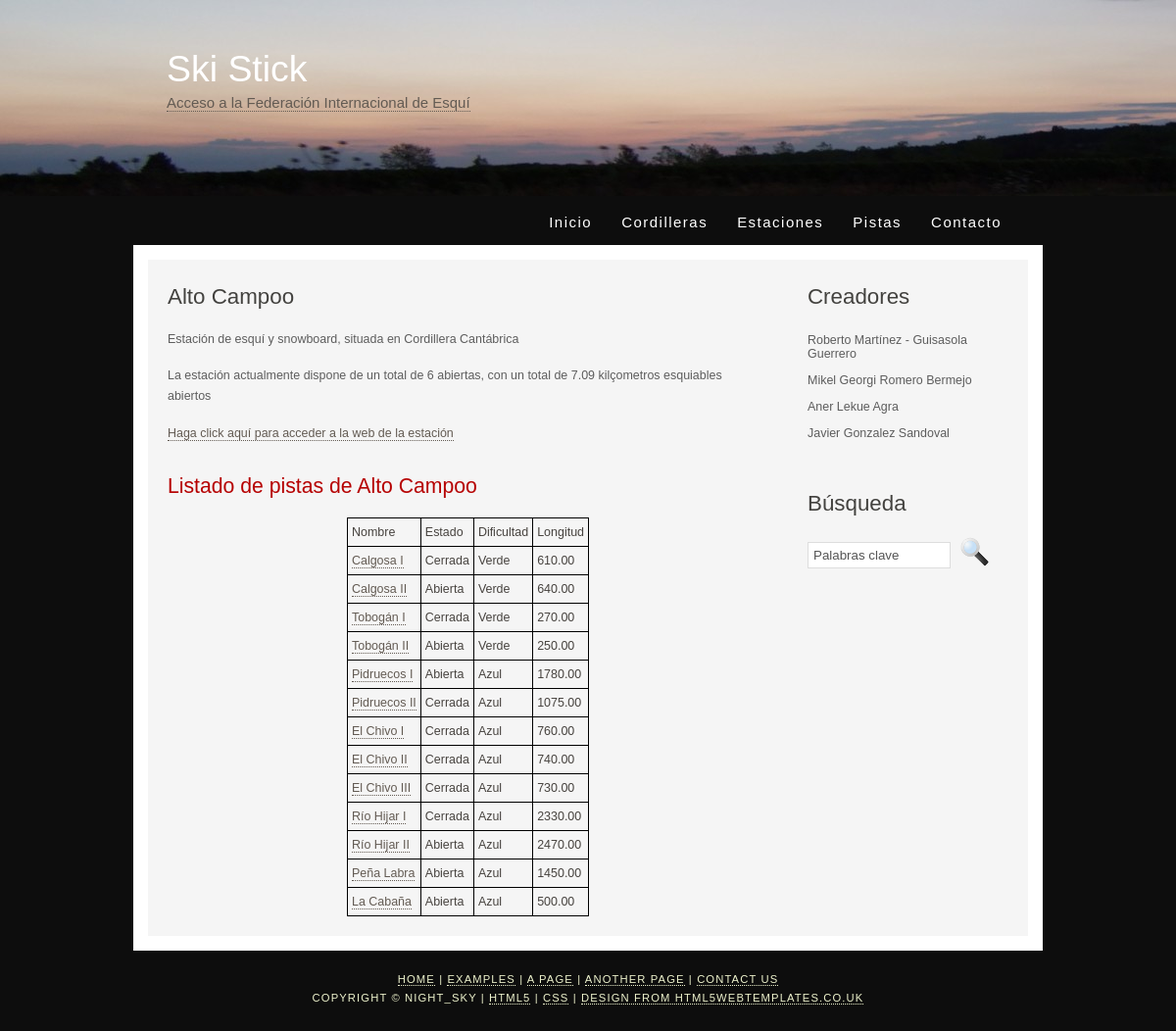
The app's page /estacion/16/ with its own data.
### appIW/models.py (models this page shows, shortened)
class Estacion(models.Model):
    cordillera = models.ForeignKey(Cordillera, on_delete=models.CASCADE)
    nombre = models.CharField(max_length=50)
    abierta = models.BooleanField()
    nPistas = models.IntegerField()
    nPistasTotales = models.IntegerField()
    nKilometros = models.DecimalField(decimal_places=2, max_digits=6)
    nKilometrosTotales = models.DecimalField(decimal_places=2, max_digits=6)
    enlacePagina = models.CharField(max_length=200)
    def __str__(self):
        return self.nombre

class Cordillera(models.Model):
    nombre = models.CharField(max_length=50)
    def __str__(self):
        return self.nombre

class Pista(models.Model):
    estacion = models.ForeignKey(Estacion, on_delete=models.CASCADE)
    nombre = models.CharField(max_length=50)
    abierta = models.BooleanField()
    dificultad = models.CharField(max_length=10)
    longitud = models.DecimalField(decimal_places=2, max_digits=6)

### appIW/views.py (the view)
# urls.py: path('estacion/<int:estacion_id>/', views.estacion, name='estacion'), #detalles de una estación de esquí
def estacion(request, estacion_id):
    estacion = get_object_or_404(Estacion, pk=estacion_id)
    pistas = estacion.pista_set.all()
    context = {'estacion': estacion, 'listaPistas': pistas}
    return render(request, 'appIW/estacion.html', context)

### appIW/templates/appIW/estacion.html (shortened to what this page needs)
{% extends "plantilla.html"%}
{% block contenido %}
<h1>{{estacion}}</h1>
<p>Estación de esquí y snowboard, situada en {{ estacion.cordillera }}</p>
{% if estacion.abierta%}
        <p>La estación actualmente dispone de un total de {{ estacion.nPistas }} abiertas, con un total de
		{{ estacion.nKilometros }} kilçometros esquiables abiertos</p>
{% else %}
<p>La estacion se encuentra cerrada actualmente</p>
{% endif %}
<p><a href="{{ estacion.enlacePagina }}">Haga click aquí para acceder a la web de la estación</a></p>
        {% block pistas %}
        <h2>Listado de pistas de {{estacion}}</h2>
        	{% if listaPistas %}
		  	<table style="margin: 0 auto;">
				<tr>
					<td>Nombre</td>
				 	<td>Estado</td>
					<td>Dificultad</td>
					<td>Longitud</td>
			  	</tr>
			  	{% for p in listaPistas %}
			  <tr>
				  <td><a href="/pista/{{p.id}}">{{p.nombre}}</a></td>
				  <td>{% if p.abierta %}
					  Abierta
					  {% else %}
					  Cerrada
					  {% endif %}
				  </td>
				  <td>{{ p.dificultad }}</td>
				  <td>{{ p.longitud }}</td>
			  </tr>
			  {% endfor %}
		  	</table>
		  {% else %}
		  <p>No existe ninguna pista en {{estacion}}</p>
		  {% endif %}
{% endblock %}
{% endblock %}

### appIW/static/style/style.css (style rules this page uses)
html { height: 100%; }
body { font-family: "lucida sans", arial, sans-serif; padding: 0px; margin: 0px; font-size: .78em; background: #0d0d0d; color: #5D5D5D; }
p { margin: 0px; padding: 0px 0px 16px 0px; line-height: 1.7em; }
h1, h2, h3, h4, h5, h6 { font: normal 179% 'century gothic', arial, sans-serif; color: #43423F; margin: 0 0 15px 0; padding: 15px 0 5px 0; }
h2 { font: normal 170% 'century gothic', arial, sans-serif; color: #B60000; }
a, a:hover { border-bottom: 1px dotted; color: #635B53; text-decoration: none; }
a { outline: none; }
table { margin: 10px 0 30px 0; border-collapse: collapse; }
table tr th, table tr td { background: #3B3B3B; color: #FFF; padding: 7px 4px; text-align: left; }
table tr td { background: #F5F5F5; border: 1px solid black; color: #47433F; border-top: 1px solid #000; }

### records on screen
Estacion: nombre "Alto Campoo", cordillera "Cordillera Cantábrica", nPistas "6", nKilometros "7.09"
Pista: nombre "Calgosa I", abierta "Cerrada", dificultad "Verde", longitud "610.00"
Pista: nombre "Calgosa II", abierta "Abierta", dificultad "Verde", longitud "640.00"
Pista: nombre "Tobogán I", abierta "Cerrada", dificultad "Verde", longitud "270.00"
Pista: nombre "Tobogán II", abierta "Abierta", dificultad "Verde", longitud "250.00"
Pista: nombre "Pidruecos I", abierta "Abierta", dificultad "Azul", longitud "1780.00"
Pista: nombre "Pidruecos II", abierta "Cerrada", dificultad "Azul", longitud "1075.00"
Pista: nombre "El Chivo I", abierta "Cerrada", dificultad "Azul", longitud "760.00"
Pista: nombre "El Chivo II", abierta "Cerrada", dificultad "Azul", longitud "740.00"
Pista: nombre "El Chivo III", abierta "Cerrada", dificultad "Azul", longitud "730.00"
Pista: nombre "Río Hijar I", abierta "Cerrada", dificultad "Azul", longitud "2330.00"
Pista: nombre "Río Hijar II", abierta "Abierta", dificultad "Azul", longitud "2470.00"
Pista: nombre "Peña Labra", abierta "Abierta", dificultad "Azul", longitud "1450.00"
Pista: nombre "La Cabaña", abierta "Abierta", dificultad "Azul", longitud "500.00"
